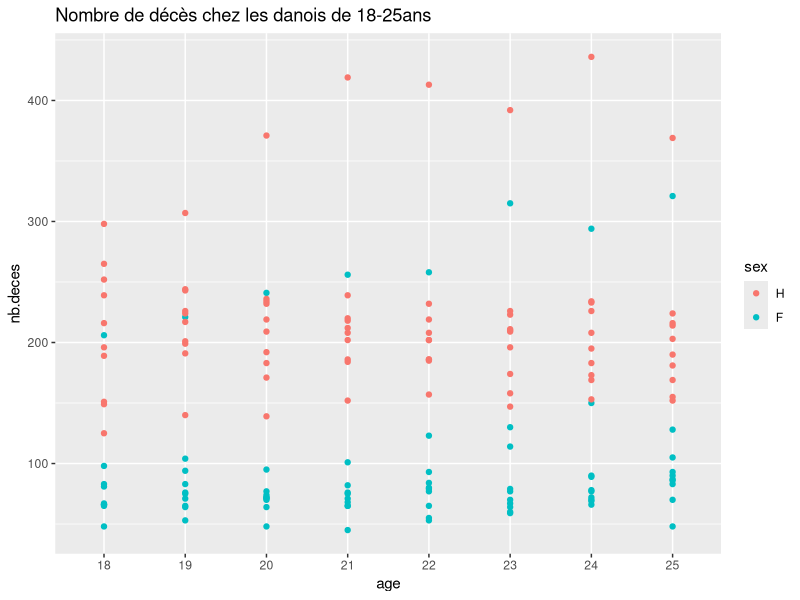
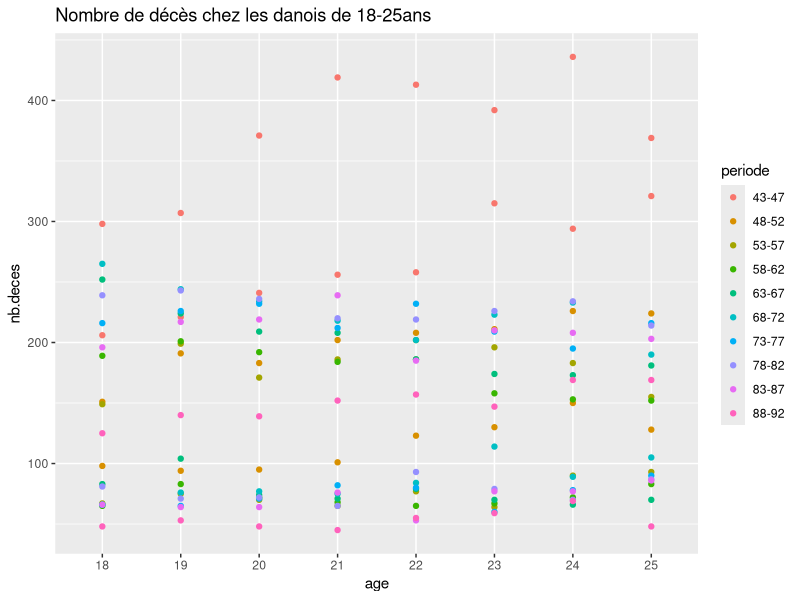
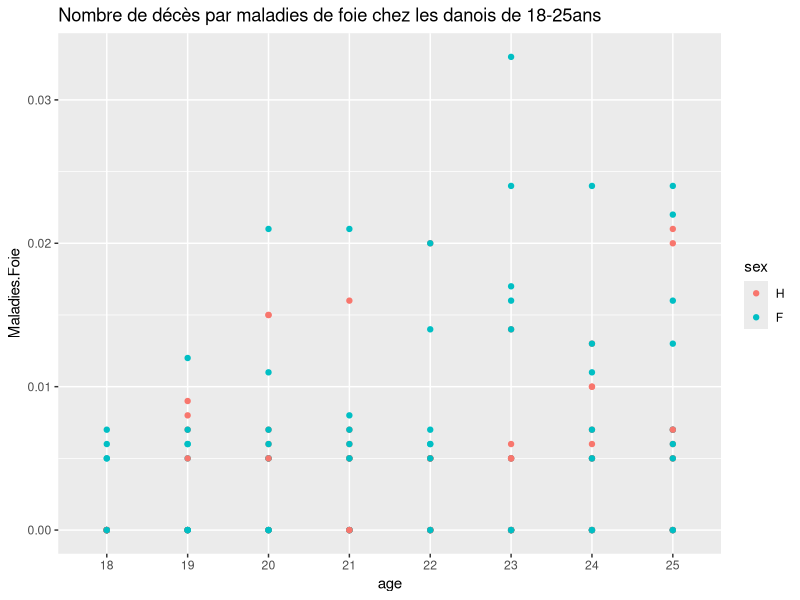
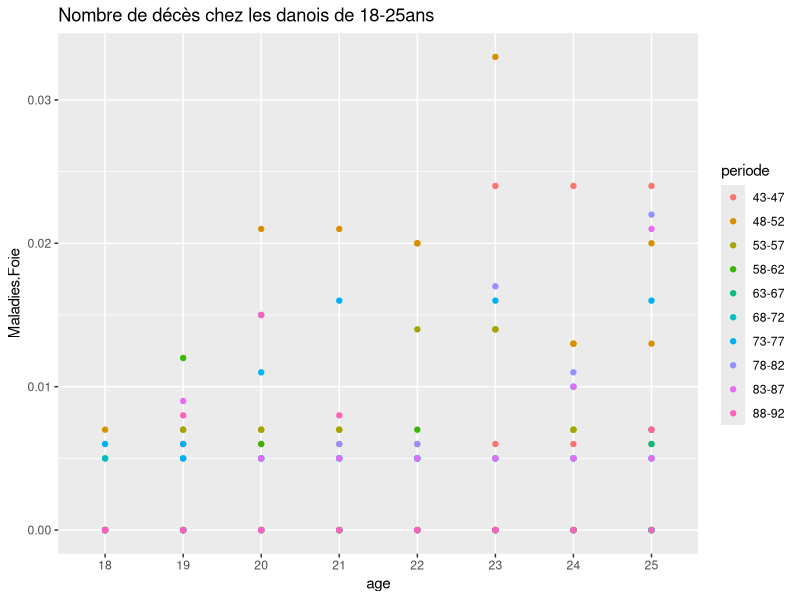

Write the R code that produced these figures, in order.
## ---- chunk 1
knitr::opts_chunk$set(echo = TRUE)
library(dplyr)
library(ggplot2)
## ---- chunk 2
mort <- read.csv("mortDK.csv", header = TRUE, sep = ";")
mort <- mort %>% rename("taux.deces" = rt, 
                        "Infections" = r1,
                        "Cancer"= r2,
                        "Tumeurs.Bénignes" = r3, 
                        "Endocrine" = r4, 
                        "Maladies.Sang" = r5, 
                        "Systeme.Nerveux" = r6, 
                        "Cerebrovasculaire" = r7, 
                        "Cardiaque" = r8, 
                        "Maladies.Respiratoires" = r9, 
                        "Maladies.Foie" = r10, 
                        "Maladies.Digestives" = r11, 
                        "Maladie.Génito_urinaire" = r12, 
                        "Non.Definis" = r13, 
                        "Mort.Naturelle" = r14, 
                        "Mort.Violente" = r15)
mort <- mort %>% select(-X)
mort$sex <- mort$sex %>% factor( labels = c("H", "F"))
mort$periode <- mort$periode %>% factor( labels =c("43-47", "48-52",
                                                   "53-57", "58-62",
                                                   "63-67", "68-72",
                                                   "73-77", "78-82",
                                                   "83-87", "88-92"))


summary(mort)
head(mort)
## ---- chunk 3
mort <- mort %>% filter((age >=18) & (age <=25))
mort$age <- mort$age %>% factor()
contrasts(mort$age)
## ---- chunk 4
ggplot(mort)+
  geom_point(aes(x=age, y=nb.deces, color=sex))+
  ggtitle("Nombre de décès chez les danois de 18-25ans")
## ---- chunk 5
ggplot(mort)+
  geom_point(aes(x=age, y=nb.deces, color=periode))+
  ggtitle("Nombre de décès chez les danois de 18-25ans")
## ---- chunk 6
mdoel_nb_deces<-glm(nb.deces ~ periode * sex * age,  offset = log(PA), family = "poisson", data = mort)
summary(mdoel_nb_deces)
## ---- chunk 7
ggplot(mort)+
  geom_point(aes(x=age, y=Maladies.Foie, color=sex))+
  ggtitle("Nombre de décès par maladies de foie chez les danois de 18-25ans")
## ---- chunk 8
ggplot(mort)+
  geom_point(aes(x=age, y=Maladies.Foie, color=periode))+
  ggtitle("Nombre de décès chez les danois de 18-25ans")
## ---- chunk 9
model_maladie.foie<-glm(Maladies.Foie ~ periode * sex * age,  offset = log(PA),  data = mort)
summary(model_maladie.foie)
## ---- chunk 10
model_mort.viol<-glm(Mort.Violente ~ periode * sex * age,  offset = log(PA), data = mort)
summary(model_mort.viol)
